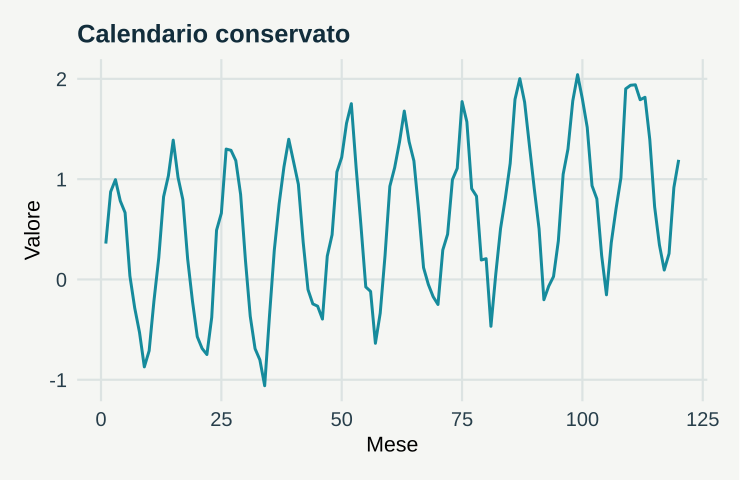

Here is the R script that generated this plot:
# GeoStat Lab — funzioni comuni. R >= 4.3; ggplot2 >= 3.4; jsonlite.
suppressPackageStartupMessages(library(ggplot2))
col_geo <- c('#168B9C','#BC5B35','#7054A4','#A17B19','#227864','#64748B')
theme_set(theme_minimal(base_size=17, base_family='sans') + theme(
  plot.background=element_rect(fill='#F5F6F3',colour=NA),
  panel.background=element_rect(fill='#F5F6F3',colour=NA),
  panel.grid.minor=element_blank(),panel.grid.major=element_line(colour='#DCE3E2'),
  plot.title=element_text(size=19,face='bold',colour='#122D3B'),
  plot.subtitle=element_text(size=13,colour='#405560',margin=margin(b=12)),
  axis.text=element_text(size=15,colour='#273E4A'),axis.title=element_text(size=16),
  legend.position='bottom',legend.title=element_blank(),legend.text=element_text(size=14),
  strip.text=element_text(size=15,face='bold'),plot.margin=margin(18,24,18,18)))
metric <- function(...) data.frame(grandezza=names(c(...)),valore=as.character(c(...)),check.names=FALSE)
f <- function(x,d=3) {out<-formatC(x,digits=d,format='fg');out[!is.finite(x)]<-'Non definito';out}
line_plot <- function(d,x='x',y='y',title='',xl=x,yl=y,group=NULL) {
 p<-ggplot(d,aes(x=.data[[x]],y=.data[[y]]))
 if(is.null(group)) p<-p+geom_line(colour=col_geo[1],linewidth=1.05) else p<-p+aes(colour=.data[[group]],group=.data[[group]])+geom_line(linewidth=1)+scale_colour_manual(values=col_geo)
 p+labs(title=title,x=xl,y=yl)
}
point_plot <- function(d,x='x',y='y',title='',xl=x,yl=y,group=NULL) {
 p<-ggplot(d,aes(x=.data[[x]],y=.data[[y]]))
 if(is.null(group))p<-p+geom_point(colour=col_geo[1],size=2.5,alpha=.8) else p<-p+aes(colour=.data[[group]])+geom_point(size=2.7,alpha=.85)+scale_colour_manual(values=col_geo)
 p+labs(title=title,x=xl,y=yl)
}
hist_plot<-function(x,title='',xl='Valore',bins=20)ggplot(data.frame(x=x),aes(x))+geom_histogram(bins=bins,fill=col_geo[1],colour='#F5F6F3')+labs(title=title,x=xl,y='Frequenza')
bar_plot<-function(d,x='gruppo',y='valore',title='',yl='Valore')ggplot(d,aes(x=.data[[x]],y=.data[[y]],fill=.data[[x]]))+geom_col(width=.65)+scale_fill_manual(values=rep(col_geo,length.out=length(unique(d[[x]])) ))+guides(fill='none')+labs(title=title,x=NULL,y=yl)
map_plot<-function(d,z='z',title='',xl='Est [km]',yl='Nord [km]')ggplot(d,aes(x,y,fill=.data[[z]]))+geom_raster()+coord_equal()+scale_fill_gradientn(colours=c('#153F56','#298C9C','#B8CDB2','#F1D889','#AD542F'))+labs(title=title,x=xl,y=yl)
acf_data<-function(x,lag=20){a<-acf(x,lag.max=min(lag,length(x)-1),plot=FALSE);data.frame(x=as.vector(a$lag)[-1],y=as.vector(a$acf)[-1])}
# AR(1), distribuzione marginale stazionaria N(0, 1).
ar_series<-function(n,rho){x<-numeric(n);x[1]<-rnorm(1);for(i in 2:n)x[i]<-rho*x[i-1]+sqrt(1-rho^2)*rnorm(1);x}
# Distanze euclidee in unità metriche già dichiarate; nessuna conversione implicita di CRS.
dist_cross<-function(a,b)sqrt(outer(a[,1],b[,1],'-')^2+outer(a[,2],b[,2],'-')^2)
# Predittore IDW: i punti coincidenti ricevono esattamente il valore osservato.
idw<-function(xy,z,new,power=2){dd<-dist_cross(new,xy);apply(dd,1,function(d)if(any(d<1e-10))mean(z[d<1e-10])else weighted.mean(z,d^(-power)))}
# CART didattico binario: divisioni assiali che minimizzano l'impurità di Gini.
cart_fit<-function(x,y,depth=2,minleaf=4){
 node<-list(p=mean(y),n=length(y));if(depth<1||length(unique(y))<2||length(y)<2*minleaf)return(node)
 best<-Inf
 for(j in seq_len(ncol(x))){v<-sort(unique(x[,j])); if(length(v)<2)next
  for(cut in (head(v,-1)+tail(v,-1))/2){left<-x[,j]<=cut;nl<-sum(left);nr<-sum(!left);if(min(nl,nr)<minleaf)next
   score<-nl*mean(y[left])*(1-mean(y[left]))+nr*mean(y[!left])*(1-mean(y[!left]))
   if(score<best){best<-score;node$j<-j;node$cut<-cut;split<-left}
  }
 }
 if(is.finite(best)){node$left<-cart_fit(x[split,,drop=FALSE],y[split],depth-1,minleaf);node$right<-cart_fit(x[!split,,drop=FALSE],y[!split],depth-1,minleaf)};node
}
cart_predict<-function(tree,x)apply(x,1,function(row){t<-tree;while(!is.null(t$j))t<-if(row[t$j]<=t$cut)t$left else t$right;t$p})

p <- list(missing = 0, seed = 17)
set.seed(p$seed)

t <- 1:120

y <- sin(2 * pi * t/12) + t/100 + rnorm(120, sd = 0.15)

keep <- rep(TRUE, 120)

if (p$missing > 0) keep[sample(2:119, p$missing)] <- FALSE

data <- data.frame(mese = t[keep], valore = y[keep], indice = seq_len(sum(keep)))

plots <- list(line_plot(data, "mese", "valore", "Calendario conservato", "Mese", "Valore"), 
    line_plot(data, "indice", "valore", "Tempo compresso dall’indice", "Riga disponibile", 
        "Valore"))

metrics <- metric(Osservazioni = sum(keep), `Intervallo massimo fra osservazioni` = max(diff(t[keep])))
print(metrics,row.names=FALSE)
ggplot2::ggsave('m09-calendario-B.svg',plots[[1]],device=svglite::svglite,width=7.7,height=5.0,bg='#F8F6F1')
